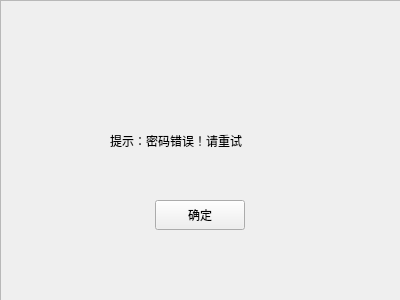
<?xml version="1.0" encoding="UTF-8"?>
<ui version="4.0">
 <class>Warning_PswdErrorForm</class>
 <widget class="QWidget" name="Warning_PswdErrorForm">
  <property name="geometry">
   <rect>
    <x>0</x>
    <y>0</y>
    <width>400</width>
    <height>300</height>
   </rect>
  </property>
  <property name="minimumSize">
   <size>
    <width>400</width>
    <height>300</height>
   </size>
  </property>
  <property name="maximumSize">
   <size>
    <width>400</width>
    <height>300</height>
   </size>
  </property>
  <property name="windowTitle">
   <string>警告</string>
  </property>
  <widget class="QLabel" name="label">
   <property name="geometry">
    <rect>
     <x>110</x>
     <y>120</y>
     <width>251</width>
     <height>41</height>
    </rect>
   </property>
   <property name="styleSheet">
    <string notr="true">font: 75 12pt &quot;等线&quot;;</string>
   </property>
   <property name="text">
    <string>提示：密码错误！请重试</string>
   </property>
  </widget>
  <widget class="QPushButton" name="pushButton">
   <property name="geometry">
    <rect>
     <x>155</x>
     <y>200</y>
     <width>90</width>
     <height>30</height>
    </rect>
   </property>
   <property name="styleSheet">
    <string notr="true">font: 10pt &quot;等线&quot;;</string>
   </property>
   <property name="text">
    <string>确定</string>
   </property>
  </widget>
  <widget class="QFrame" name="frame">
   <property name="geometry">
    <rect>
     <x>0</x>
     <y>0</y>
     <width>401</width>
     <height>301</height>
    </rect>
   </property>
   <property name="styleSheet">
    <string notr="true">#frame{
background-image: url(:/info.png);
}</string>
   </property>
   <property name="frameShape">
    <enum>QFrame::StyledPanel</enum>
   </property>
   <property name="frameShadow">
    <enum>QFrame::Raised</enum>
   </property>
  </widget>
  <zorder>frame</zorder>
  <zorder>label</zorder>
  <zorder>pushButton</zorder>
 </widget>
 <resources/>
 <connections/>
</ui>
